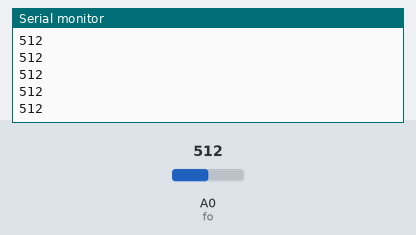
This sketch was run on a simulated Arduino Uno, built with avr-gcc and run on an emulated ATmega328P. On the bench: the last lines printed to the serial monitor. Inputs (shaded band) come from the test bench; at power-on: A0 (fo) = 512.

Above: at 1.2 s.
1.3 s: A0 (fo) set to 716
At 1.31 s:
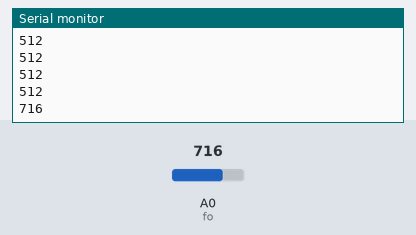
2.8 s: A0 (fo) set to 900
At 2.81 s:
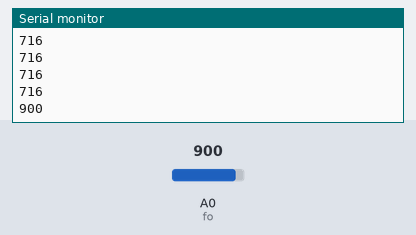
Timing chart, 0 to 5.8 s (numbered marks = the images above; inputs shaded):
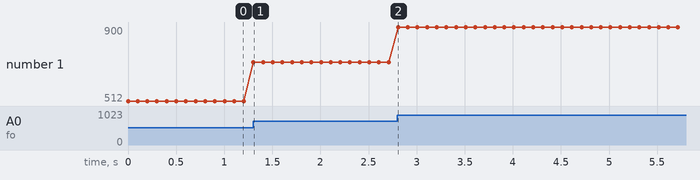

The sketch:

K821.ino
```cpp
int fo = A0;                        //definiraj fo = A0

void setup() {
  Serial.begin(9600);               //inicijalizacija serijske veze
}

void loop() {
  Serial.println(analogRead(fo));   //očitaj analogni izvod i pošalji
                                    //rezultat putem serijske veze
  delay(100);                       //čekaj 100 ms
}
```

Measured:
- after the input at 1.3 s, the serial monitor: prints a new line at once (image 1)
- after the input at 2.8 s, the serial monitor: prints a new line at once (image 2)
- plotted number 1: 512 → 716 after the input at 1.3 s, 716 → 900 after the input at 2.8 s
